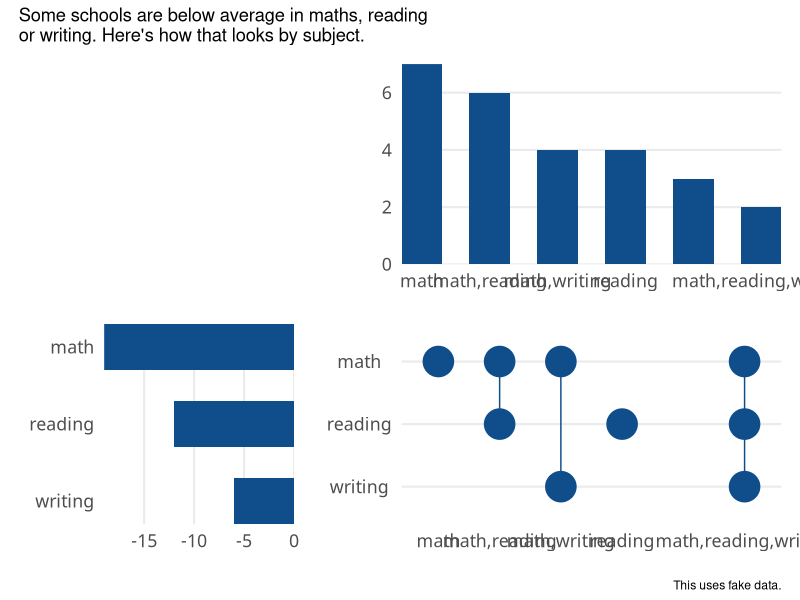

The R script that drew this image:
library(tidyverse)
set.seed(32353)
schools_dat <- tibble(
  school_id = paste('School', LETTERS),
  below_in_math = sample(
    c(TRUE, FALSE), 
    length(school_id), 
    replace = TRUE
  ),
  below_in_reading = sample(
    c(TRUE, FALSE), 
    length(school_id), 
    replace = TRUE
  ),
  below_in_writing = sample(
    c(TRUE, FALSE), 
    length(school_id), 
    replace = TRUE
  ),
)

counts_combinations <- schools_dat |>  
  mutate(
    combination = pmap_chr(
      list(below_in_math, below_in_reading, below_in_writing),
      \(lgl1, lgl2, lgl3) {
        c('math', 'reading', 'writing')[c(lgl1, lgl2, lgl3)] |> 
          paste(collapse = ',')
      }
    )
  ) |> 
  count(combination)

counts_combinations <- counts_combinations |> 
  mutate(
    combination = fct_reorder(combination, n, .desc = TRUE)
  )


schools_dat |> 
  pivot_longer(
    cols = -school_id,
    names_to = 'subject',
    values_to = 'below',
    names_prefix = 'below_in_'
  )


counts_of_subjects <- schools_dat |> 
  pivot_longer(
    cols = -school_id,
    names_to = 'subject',
    values_to = 'below',
    names_prefix = 'below_in_'
  ) |> 
  summarize(
    counts = sum(below),
    .by = subject,
  ) 

counts_of_subjects


bar_chart <- counts_combinations  |> 
  ggplot(aes(x = combination, y = n)) +
  geom_col(width = 0.6, fill = 'dodgerblue4') +
  theme_minimal(
    base_size = 16, 
    base_family = 'Source Sans Pro'
  ) +
  theme(
    panel.grid.major.x = element_blank(),
    panel.grid.minor.y = element_blank()
  ) +
  coord_cartesian(expand = FALSE) +
  labs(x = element_blank(), y = element_blank())


counts_combinations |> 
  mutate(
    subjects = map(
      combination, 
      ~str_split_1(as.character(.), ',')
    )
  ) |> 
  unnest(subjects)

points_data <- counts_combinations |> 
  mutate(
    subjects = map(
      combination, 
      ~str_split_1(as.character(.), ',')
    )
  ) |> 
  unnest(subjects) |> 
  mutate(
    subjects = factor(
      subjects, 
      levels = counts_of_subjects |> 
        arrange(counts) |> 
        pull(subject)
    ),
    combination = factor(
      combination,
      levels = levels(counts_combinations$combination)
    )
  ) |> 
  filter(!is.na(subjects)) # Remove the missing values


point_chart <- points_data |> 
  ggplot(aes(x = combination, y = subjects)) +
  geom_line(aes(group = combination), col = 'dodgerblue4') +
  geom_point(size = 10, col = 'dodgerblue4') +
  theme_minimal(base_size = 16, base_family = 'Source Sans Pro') +
  theme(
    panel.grid.major.x = element_blank(),
    panel.grid.minor.y = element_blank(),
    axis.text.y = element_text(hjust = 0.5)
  ) +
  labs(x = element_blank(), y = element_blank()) +
  scale_x_discrete(drop = FALSE)


subject_bars <- counts_of_subjects |> 
  mutate(subject = fct_reorder(subject, counts)) |>
  ggplot(aes(x = -counts, y = subject)) +
  geom_col(width = 0.6, fill = 'dodgerblue4') +
  theme_minimal(base_size = 16, base_family = 'Source Sans Pro') +
  theme(
    panel.grid.major.y = element_blank(),
    panel.grid.minor.x = element_blank()
  ) +
  coord_cartesian(expand = FALSE) +
  labs(x = element_blank(), y = element_blank())


library(patchwork)

layout <- '
##AAAA
BBCCCC'

bar_chart + 
  subject_bars + 
  point_chart +
  plot_layout(design = layout) +
  plot_annotation(
    title = 'Some schools are below average in maths, reading\nor writing. Here\'s how that looks by subject.',
    caption = 'This uses fake data.',
  )
